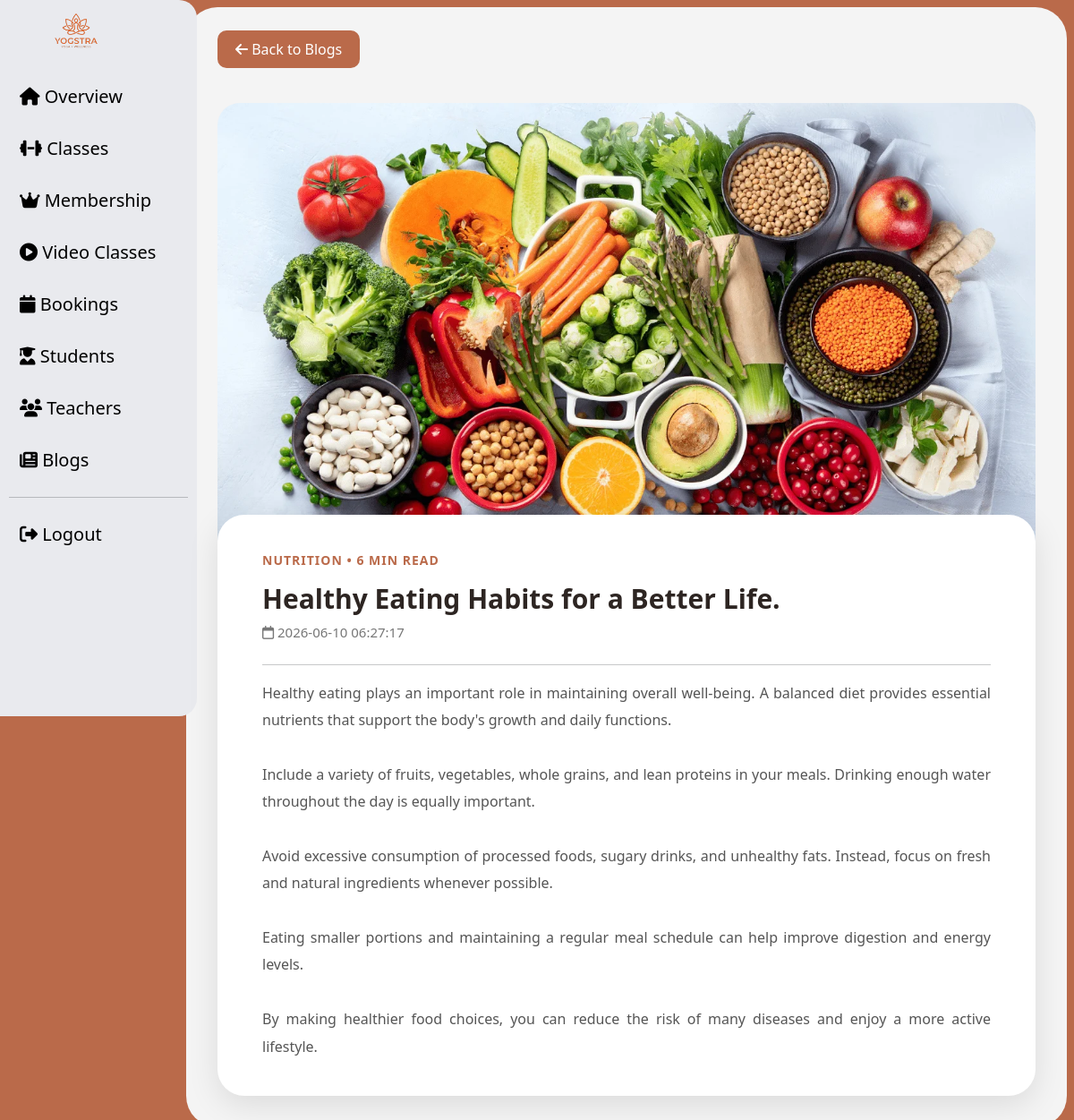
Page /admin/blog_details.php?id=6 on the committed database.
### tables this page shows
CREATE TABLE `blogs` (
  `id` int(11) NOT NULL,
  `title` varchar(255) DEFAULT NULL,
  `category` varchar(100) DEFAULT NULL,
  `description` text DEFAULT NULL,
  `image` varchar(255) DEFAULT NULL,
  `read_time` varchar(50) DEFAULT NULL,
  `slug` varchar(255) DEFAULT NULL,
  `created_at` timestamp NOT NULL DEFAULT current_timestamp()
);

### admin/blog_details.php (the view, shortened to what this page needs)
<?php
include('../db_connect.php');
$id = $_GET['id'];
$query = mysqli_query($conn, "SELECT * FROM blogs WHERE id='$id'");
$row = mysqli_fetch_assoc($query);
?>
<!DOCTYPE html>
<html lang="en">
<head>
    <link href="https://cdn.jsdelivr.net/npm/bootstrap@5.3.3/dist/css/bootstrap.min.css" rel="stylesheet">
    <link rel="stylesheet"
        href="https://cdnjs.cloudflare.com/ajax/libs/font-awesome/6.5.1/css/all.min.css">
</head>
<body style="background-color:#ba6a4a;">
    <div class="container-fluid">
        <div class="row">
            <div class="col-md-2">
                <?php include('sidebar.php'); ?>
            </div>
            <div class="col-md-10 py-2 px-2">
                <div class="main-card">
                    <a href="blogs.php" class="back-btn">
                        <i class="fa-solid fa-arrow-left"></i>
                        Back to Blogs
                    </a>
                    <div class="blog-card mt-4">
                        <div class="row">
                           <div class="blog-card mt-4">
    <div class="sticky-image">
        <img src="../uploads/blog_image/<?php echo $row['image']; ?>"
            class="blog-image">
    </div>
    <div class="blog-content">
        <div class="blog-category">
            <?php echo $row['category']; ?>
            •
            <?php echo $row['read_time']; ?>
        </div>
        <h1 class="blog-title">
            <?php echo $row['title']; ?>
        </h1>
        <div class="blog-info mb-4">
            <i class="fa-regular fa-calendar"></i>
            <?php echo $row['created_at']; ?>
        </div>
        <hr>
        <div class="blog-desc">
            <?php echo nl2br($row['description']); ?>
        </div>
    </div>
</div>
                        </div>
                    </div>
                </div>
            </div>
        </div>
    </div>
</body>
</html>

### admin/blog_details.php (style rules this page uses)
body { background: #f5efeb; font-family: 'Poppins', sans-serif; }
.back-btn { background: #ba6a4a; color: white; padding: 10px 20px; border-radius: 10px; text-decoration: none; transition: .3s; }
.main-card { background: #f4f4f4; border-radius: 35px; padding: 35px; }
.blog-card { border-radius: 25px; overflow: visible; background-color: transparent; }
.sticky-image { position: sticky; top: 20px; z-index: 1; }
.blog-image { width: 100%; height: 500px; object-fit: cover; border-radius: 25px 25px 0 0; }
.blog-content { background: white; margin-top: -40px; position: relative; z-index: 2; border-radius: 30px; padding: 40px 50px; box-shadow: 0 10px 35px rgba(0,0,0,.1); }
.blog-category { color: #ba6a4a; font-size: 14px; font-weight: 700; text-transform: uppercase; letter-spacing: 1px; }
.blog-title { font-size: 30px; font-weight: 700; color: #2d2522; margin-top: 15px; }
.blog-info { color: #777; font-size: 15px; }
.blog-desc { color: #555; font-size: 16px; line-height: 1.9; text-align: justify; }

### rows in the picture
blogs: image (picture), category "NUTRITION", read_time "6 MIN READ", title "Healthy Eating Habits for a Better Life.", created_at "2026-06-10 06:27:17", description "Healthy eating plays an important role in maintaining overall well-being. A balanced diet provides essential nutrients that support the body's growth and daily functions. Include a variety of fruits, vegetables, whole grains, and lean proteins in your meals. Drinking enough water throughout the day is equally important. Avoid excessive consumption of processed foods, sugary drinks, and unhealthy fats. Instead, focus on fresh and natural ingredients whenever possible. Eating smaller portions and maintaining a regular meal schedule can help improve digestion and energy levels. By making healthier food choices, you can reduce the risk of many diseases and enjoy a more active lifestyle."
